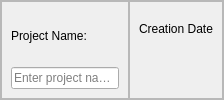
                               <widget class="QFrame" name="frame_6">
                                <property name="sizePolicy">
                                 <sizepolicy hsizetype="Expanding" vsizetype="Preferred">
                                  <horstretch>0</horstretch>
                                  <verstretch>0</verstretch>
                                 </sizepolicy>
                                </property>
                                <property name="minimumSize">
                                 <size>
                                  <width>0</width>
                                  <height>70</height>
                                 </size>
                                </property>
                                <property name="frameShape">
                                 <enum>QFrame::Shape::StyledPanel</enum>
                                </property>
                                <property name="frameShadow">
                                 <enum>QFrame::Shadow::Raised</enum>
                                </property>
                                <layout class="QHBoxLayout" name="horizontalLayout_11">
                                 <property name="spacing">
                                  <number>0</number>
                                 </property>
                                 <property name="leftMargin">
                                  <number>0</number>
                                 </property>
                                 <property name="topMargin">
                                  <number>0</number>
                                 </property>
                                 <property name="rightMargin">
                                  <number>0</number>
                                 </property>
                                 <property name="bottomMargin">
                                  <number>0</number>
                                 </property>
                                 <item>
                                  <widget class="QFrame" name="frame_7">
                                   <property name="sizePolicy">
                                    <sizepolicy hsizetype="Expanding" vsizetype="Preferred">
                                     <horstretch>0</horstretch>
                                     <verstretch>0</verstretch>
                                    </sizepolicy>
                                   </property>
                                   <property name="frameShape">
                                    <enum>QFrame::Shape::StyledPanel</enum>
                                   </property>
                                   <property name="frameShadow">
                                    <enum>QFrame::Shadow::Raised</enum>
                                   </property>
                                   <layout class="QVBoxLayout" name="verticalLayout_31">
                                    <item>
                                     <widget class="QLabel" name="projectNameLabel">
                                      <property name="text">
                                       <string>Project Name:</string>
                                      </property>
                                     </widget>
                                    </item>
                                    <item>
                                     <widget class="QLineEdit" name="projectNameEdit">
                                      <property name="placeholderText">
                                       <string>Enter project name...</string>
                                      </property>
                                     </widget>
                                    </item>
                                   </layout>
                                  </widget>
                                 </item>
                                 <item>
                                  <widget class="QFrame" name="frame_5">
                                   <property name="frameShape">
                                    <enum>QFrame::Shape::StyledPanel</enum>
                                   </property>
                                   <property name="frameShadow">
                                    <enum>QFrame::Shadow::Raised</enum>
                                   </property>
                                   <layout class="QVBoxLayout" name="verticalLayout_11">
                                    <item>
                                     <widget class="QLabel" name="creationDateLabel">
                                      <property name="text">
                                       <string>Creation Date</string>
                                      </property>
                                     </widget>
                                    </item>
                                    <item>
                                     <widget class="QLabel" name="creationDateEdit">
                                      <property name="text">
                                       <string/>
                                      </property>
                                      <property name="alignment">
                                       <set>Qt::AlignmentFlag::AlignCenter</set>
                                      </property>
                                     </widget>
                                    </item>
                                   </layout>
                                  </widget>
                                 </item>
                                </layout>
                               </widget>
